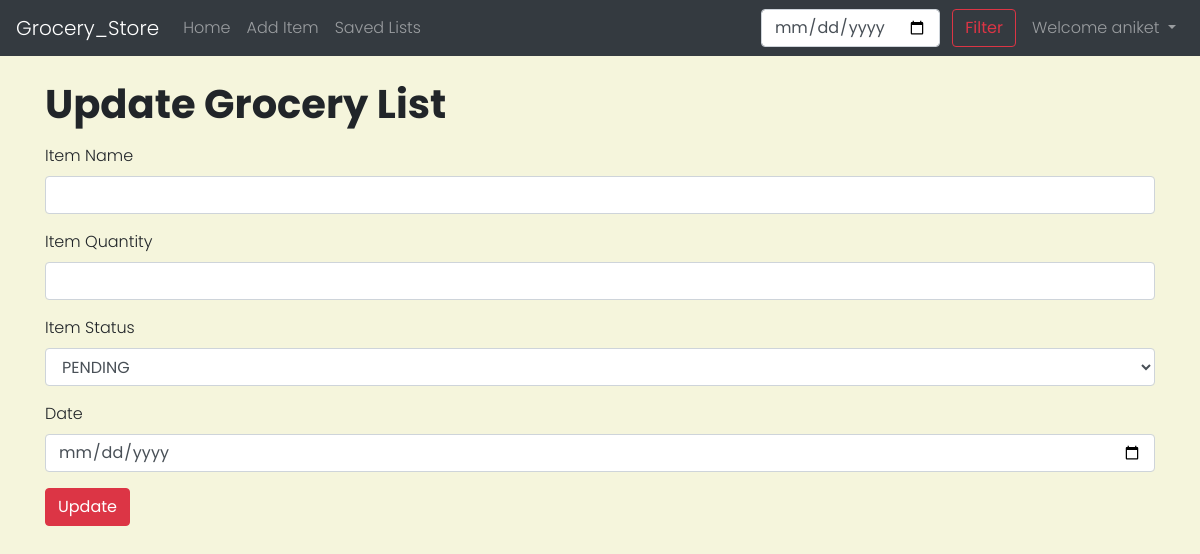
Page /updateView/23 (signed in) on the earlier database version.
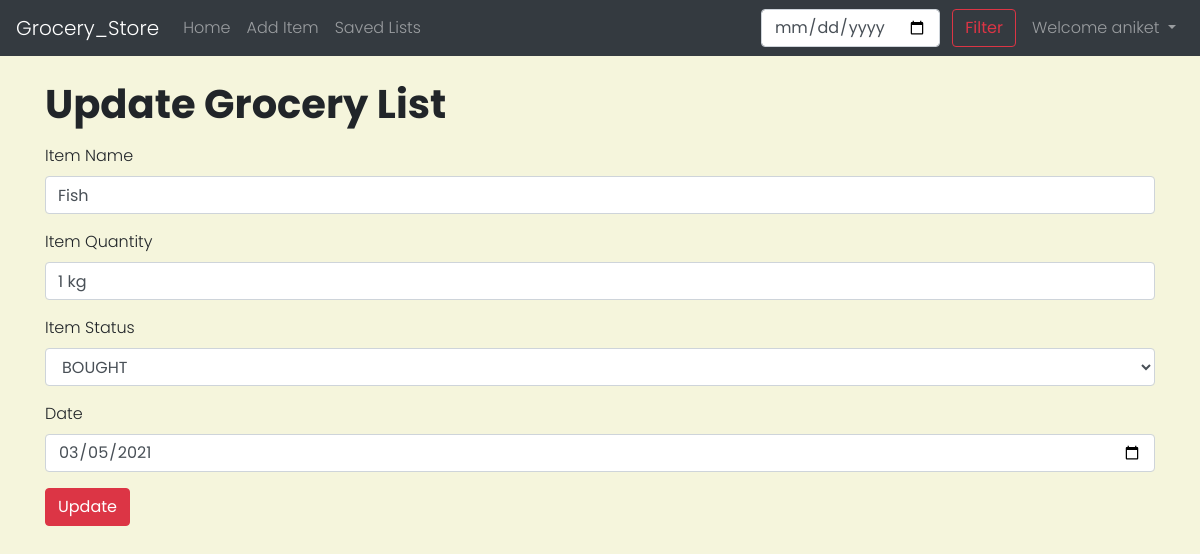
Same page on the later database version.
### store/models.py (models this page shows, shortened)
class Product(models.Model):
    item_id = models.AutoField(primary_key=True)
    item_name = models.CharField(max_length=100)
    item_quantity= models.CharField(max_length=100)
    item_status= models.CharField(max_length=300)
    pub_date = models.DateField()
    is_saved= models.BooleanField(default=False)
    user_id= models.CharField(max_length=1000)

### store/views.py (the view)
# urls.py: path('updateView/<int:myid>',views.updateView,name='updateView'),
def updateView(request,myid):
    if request.user.id != None :
        item= Product.objects.filter(item_id=myid).first()
        context={'item':item}
        return render(request,'store/updateView.html',context)
    else :
        messages.error(request,"Please Log In to Update items")
        return redirect('home')

### templates/store/updateView.html (shortened to what this page needs)
{% extends 'base.html' %}
{% block body %}
<div class= "container">
    <div class="mt-4">
    <h1> Update Grocery List</h1>
    </div>
    <form method="post" action="/update/{{item.item_id}}">
    <div class="form-group mt-3">
        <label for="name">Item Name</label>
        <input type="text" class="form-control" id="name" name="name" value="{{item.item_name}}" required>
    </div>
    <div class="form-group">
        <label for="qty">Item Quantity</label>
        <input type="text" class="form-control" id="qty" name="qty" value="{{item.item_quantity}}" required>
    </div>
    <div class="form-group">
        <label for="status">Item Status</label>
        <select class="form-control" id="status" name="status">
        <option {% if item.item_status == 'PENDING' %}selected {% endif %}><h5>PENDING</h5></option>
        <option {% if item.item_status == 'BOUGHT' %}selected {% endif %}><h5>BOUGHT</h5></option>
        </select>
    </div>
    <div class="form-group">
        <label for="date">Date</label>
        <input type="date" class="form-control" id="date" name="date" value="{{item.pub_date|date:"Y-m-d"}}" required>
    </div>
    <button type="submit" class="btn btn-danger">Update</button>
    </form>
</div>
{% endblock body %}

Differences in the rows shown:
added Product: name "Fish", qty "1 kg", status "BOUGHT", date "03/05/2021"
Other differences:
form field status: "PENDING" → (not shown)
